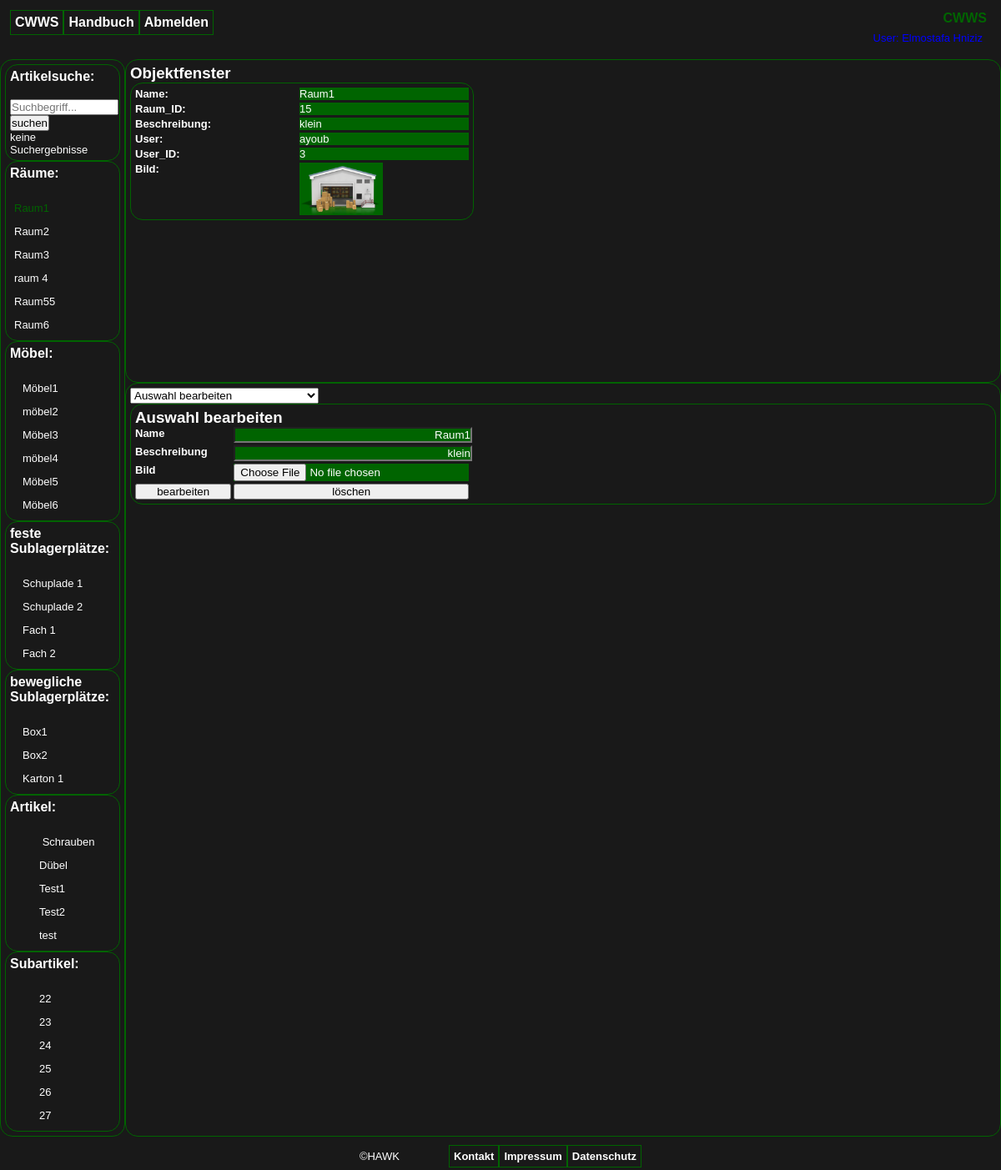
The page /?storageid=0015 (signed in) on the database its author committed.
### tables this page shows
CREATE TABLE `storage_yard` (
  `Storage_id` int(11) NOT NULL,
  `Storage_picture` varchar(255) NOT NULL,
  `User_User_id` int(11) NOT NULL,
  `Format_Format_id` int(11) DEFAULT NULL,
  `Properties_Properties_id` int(11) NOT NULL,
  `Usage_statistics_idUsage_statistics` int(11) DEFAULT NULL
);

CREATE TABLE `properties` (
  `Properties_id` int(11) NOT NULL,
  `Properties_name` varchar(45) NOT NULL,
  `Properties_description` varchar(45) DEFAULT NULL
);

CREATE TABLE `substorage_yard` (
  `Substorage_id` int(11) NOT NULL,
  `Substorage_quantity` int(11) NOT NULL,
  `Substorage_category` varchar(45) NOT NULL,
  `Substorage_yard_picture` varchar(255) DEFAULT NULL,
  `Storage_yard_Storage_id` int(11) NOT NULL,
  `Properties_Properties_id` int(11) NOT NULL,
  `User_User_id` int(11) NOT NULL
);

CREATE TABLE `substorage_yard_fixed` (
  `Substorage_fixed_id` int(11) NOT NULL,
  `Substorage_fixed_category` varchar(45) NOT NULL,
  `Format_Format_id` int(11) NOT NULL,
  `Articel_Articel_id` int(11) DEFAULT NULL,
  `Substorage_yard_Substorage_id` int(11) NOT NULL,
  `Properties_Properties_id` int(11) NOT NULL,
  `Substorage_fixed_picture` varchar(255) NOT NULL,
  `User_User_id` int(11) NOT NULL
);

CREATE TABLE `substorage_yard_mobile` (
  `Substorage_mobile_id` int(11) NOT NULL,
  `Substorage_mobile_cover` varchar(255) DEFAULT NULL,
  `Substorage_yard_mobile_binding` tinyint(1) DEFAULT NULL,
  `Substorage_mobile_category` varchar(45) DEFAULT NULL,
  `Substorage_yard_mobile_Substorage_mobile_id` int(11) DEFAULT NULL,
  `Format_Format_id` int(11) DEFAULT NULL,
  `Articel_Articel_id` int(11) DEFAULT NULL,
  `Substorage_yard_fixed_Substorage_fixed_id` int(11) DEFAULT NULL,
  `Properties_Properties_id` int(11) DEFAULT NULL,
  `Substorage_mobile_picture` varchar(255) DEFAULT NULL,
  `User_User_id` int(11) NOT NULL
);

CREATE TABLE `articel` (
  `Articel_id` int(11) NOT NULL,
  `Articel_expiry` date DEFAULT NULL,
  `Articel_picture` blob DEFAULT NULL,
  `Articel_rotatable` tinyint(1) DEFAULT NULL,
  `Articel_stackable` tinyint(1) DEFAULT NULL,
  `Articel_binding` tinyint(1) DEFAULT NULL,
  `Articel_extracted` tinyint(1) DEFAULT NULL,
  `Articel_time_of_storage` date DEFAULT NULL,
  `Articel_group_Articel_group_id` int(11) DEFAULT NULL,
  `Usage_statistics_idUsage_statistics` int(11) DEFAULT NULL,
  `Properties_Properties_id` int(11) DEFAULT NULL,
  `Format_Format_id` int(11) DEFAULT NULL,
  `aliase` varchar(255) DEFAULT NULL,
  `Substorage_yard_Substorage_mobile_id` int(11) DEFAULT NULL,
  `User_User_id` int(11) NOT NULL
);

CREATE TABLE `subarticel` (
  `Subarticel_id` int(11) NOT NULL,
  `Subarticel_quantity` int(11) DEFAULT NULL,
  `Articel_Articel_id` int(11) NOT NULL
);

CREATE TABLE `user` (
  `User_id` int(11) NOT NULL,
  `User_name` varchar(45) NOT NULL,
  `User_password` varchar(255) NOT NULL,
  `User_email` varchar(45) NOT NULL
);

### PHP/functions.inc.php (called while the page is built, shortened)
<?php
    function getstorages(){
        $sql = "SELECT *, properties.Properties_name as Storage_name, properties.Properties_description as Storage_description  FROM storage_yard, properties WHERE storage_yard.Properties_Properties_id = properties.Properties_id;";
        $Storages = getDatas($sql);
        return $Storages;
    }
    function getsubstorages(){
        $sql = "SELECT *, properties.Properties_name as Substorage_name, properties.Properties_description as Substorage_description  FROM substorage_yard, properties WHERE substorage_yard.Properties_Properties_id = properties.Properties_id;";
        $Substorages = getDatas($sql);
        return $Substorages;
    }
    function getarticles(){
        $sql = "SELECT *, properties.Properties_name as articel_name, properties.Properties_description as articel_description  FROM articel, properties WHERE articel.Properties_Properties_id = properties.Properties_id;";
        $articles = getDatas($sql);
        return $articles;
    }
    function getmobilesubstorages(){
        $sql = "SELECT *, properties.Properties_name as Substorage_mobile_name, properties.Properties_description as Substorage_mobile_description  FROM substorage_yard_mobile, properties WHERE substorage_yard_mobile.Properties_Properties_id = properties.Properties_id;";
        $Storages = getDatas($sql);
        return $Storages;
    }
    function getfixedsubstorages(){
        $sql = "SELECT *, properties.Properties_name as Substorage_fixed_name, properties.Properties_description as Substorage_fixed_description  FROM substorage_yard_fixed, properties WHERE substorage_yard_fixed.Properties_Properties_id = properties.Properties_id;";
        $Storages = getDatas($sql);
        return $Storages;
    }
    function getsubarticles(){
        $sql = "SELECT * FROM subarticel;";
        $subarticles = getDatas($sql);
        return $subarticles;
    }
    function getUserById($id) {
      $sql = "SELECT user.User_name as user_name FROM user WHERE User_id = ${id};";
      $user = getData($sql);
      return $user ? $user->user_name : '';
    }
?>

### PHP/helpers.inc.php (called while the page is built, shortened)
<?php
    $dbName   = 'db_cwws';
    $host     = 'localhost';
    $userName = 'root';
    $password = '';
    try {
     global $dbName, $host, $userName, $password;
       $dsn = "mysql:local=" . $host . "; dbname=" . $dbName;
       $pdo = new PDO($dsn, $userName, $password);
    } catch (PDOException $ex) {
       die('Erreur : ' . $ex->getMessage());
    }
    function getDatas($req, $params = [])
    {
        global $pdo;
        $stmt = $pdo->prepare($req);
        $stmt->execute($params);
        $data = $stmt->fetchAll(PDO::FETCH_OBJ);
        return $data;
    }
    function getData($req, $params = [])
    {
        global $pdo;
        $stmt = $pdo->prepare($req);
        $stmt->execute($params);
        $data = $stmt->fetch(PDO::FETCH_OBJ);
        return $data;
    }

### htmlobjects/explorerwindow.php (the view)
<div id="explorer" class="explorer">
    <div class="mainbox" id="searchbox">
        <h3>Artikelsuche:</h3>
        <br>
        <form action="index.php" method="post">
            <input type="text" name="suchbegriff" placeholder="Suchbegriff...">
            <input type="submit" name="suchen" value="suchen">
        </form>
        <?php
           include_once ROOT.'/PHP/search.inc.php';
        ?>
        <?php if(isset($searchresults)):?>
            <?php foreach($searchresults as $key => $searchresult):?>
                <li><a href="?searchid=<?=str_pad($searchresult->Properties_id, 4, 0, STR_PAD_LEFT)?>"><?= $searchresult->Properties_name ?></a></li>
            <?php endforeach?>
        <?php else: ?>
            <p>keine Suchergebnisse</p>
        <?php endif?>
    </div>
    <div class="mainbox">
        <h3>Räume:</h3>
        <?php $Storages = getstorages();?>
        <?php if(!$Storages):?>
            <br>
            <p>keine Lagerplätze gefunden</p>
        <?php  else:?>
            <br>
            <?php foreach ($Storages as $Storag): ?>
                <li><a href="?storageid=<?=str_pad($Storag->Storage_id, 4, 0, STR_PAD_LEFT)?>"><?= $Storag->Storage_name ?></a></li>
            <?php endforeach;?>
        <?php endif;?>
    </div>
    <div class="mainbox">
        <h3>Möbel:</h3>
        <?php $Substorages = getsubstorages();?>
        <?php if(!$Substorages):?>
            <br>
            <p>keine Sublagerplätze gefunden</p>
        <?php else:?>
            <br>
            <?php foreach ($Substorages as $Substorage):?>
                <li ><span class="tab1"></span><a href="?substorageid=<?=str_pad($Substorage->Substorage_id, 4, 0, STR_PAD_LEFT)?>"><?= $Substorage->Substorage_name?></a></li>
            <?php endforeach;?>
        <?php endif;?>
    </div>
    <div class="mainbox">
        <h3>feste Sublagerplätze:</h3>
        <?php $Substorages = getfixedsubstorages();?>
        <?php if(!$Substorages):?>
            <br>
            <p>keine festen Sublagerplätze gefunden</p>
        <?php else:?>
            <br>
            <?php foreach ($Substorages as $Substorage):?>
                <li ><span class="tab1"></span><a href="?substoragefixedid=<?=str_pad($Substorage->Substorage_fixed_id, 4, 0, STR_PAD_LEFT)?>"><?= $Substorage->Substorage_fixed_name?></a></li>
            <?php endforeach;?>
        <?php endif;?>
    </div>
    <div class="mainbox">
        <h3>bewegliche Sublagerplätze:</h3>
        <?php $Substorages = getmobilesubstorages();?>
        <?php if(!$Substorages):?>
            <br>
            <p>keine beweglichen Sublagerplätze gefunden</p>
        <?php else:?>
            <br>
            <?php foreach ($Substorages as $Substorage):?>
                <li ><span class="tab1"></span><a href="?substoragemobileid=<?=str_pad($Substorage->Substorage_mobile_id, 4, 0, STR_PAD_LEFT)?>"><?= $Substorage->Substorage_mobile_name?></a></li>
            <?php endforeach;?>
        <?php endif;?>
    </div>
    <div class="mainbox">
        <h3>Artikel:</h3>
        <?php $articles = getarticles();?>
        <?php if(!$articles):?>
            <br>
            <p>keine Artikel gefunden!</p>
        <?php else:?>
            <br>
            <?php foreach ($articles as $article): ?>
                <li><span class="tab3"></span><a href="?articleid=<?=str_pad($article->Articel_id, 4, 0, STR_PAD_LEFT)?>"><?= $article->articel_name?></a></li>
            <?php endforeach;?>
        <?php endif;?>
    </div>
    <div class="mainbox">
        <h3>Subartikel:</h3>
        <?php $subarticles = getsubarticles();?>
        <?php if(!$subarticles):?>
            <br>
            <p>keine Subartikel gefunden!</p>
        <?php else:?>
            <br>
            <?php foreach ($subarticles as $subarticle): ?>
                <li><span class="tab3"></span><a href="?subarticleid=<?=str_pad($subarticle->Subarticel_id, 4, 0, STR_PAD_LEFT)?>"><?= $subarticle->Subarticel_id?></a></li>
            <?php endforeach;?>
        <?php endif;?>
    </div>
</div>

### htmlobjects/objectwindow.php (shortened to what this page needs)
<h3>Objektfenster</h3>
<div id="objektfenster" class="mainbox">
    <?php if(isset($_GET['storageid'])):?>
        <?php
            $sql = "SELECT *, properties.Properties_name as Storage_name, properties.Properties_description as Storage_description  FROM storage_yard, properties WHERE storage_yard.Properties_Properties_id = properties.Properties_id and Storage_id = '" . $_GET['storageid'] . "'";
            $object = getData($sql);
        ?>
        <p class="datenheader">Name:</p><p class="datenfeld" id="selectedobject"><?=$object->Storage_name?></p>
        <p class="datenheader">Raum_ID:</p><p class="datenfeld"><?=$object->Storage_id?></p>
        <p class="datenheader">Beschreibung:</p><p class="datenfeld"><?=$object->Storage_description?></p>
        <p class="datenheader">User:</p><p class="datenfeld"><?=getUserById($object->User_User_id)?></p>
        <p class="datenheader">User_ID:</p><p class="datenfeld"><?=$object->User_User_id?></p>
        <p class="datenheader">Bild:</p><img class="datenfeld" src="<?= UPLOADS_ROOT . ($object->Storage_picture ?? 'images/storage.png')?>" alt ="Image not found" onerror="this.onerror=null;this.src='<?= UPLOADS_ROOT ?>images/storage.png';">
    <?php elseif(isset($_GET['subarticleid'])):?>
        <p>subarticel <?= $_GET['subarticleid'] ?> ausgewählt</p>
    <?php endif?>
</div>

### htmlobjects/actionwindow.php (shortened to what this page needs)
<select id="dropdown1" value="bearbeiten">
<option value="bearbeiten">Auswahl bearbeiten</option>
</select>
<div id="bearbeiten" class="actionwindow">
    <div class="mainbox">
        <h3>Auswahl bearbeiten</h3>
        <?php if(isset($_GET['storageid'])): ?>
            <form action="<?= WEBROOT?><?= UV ?>PHP/lagerplatzbearbeiten.inc.php" method="post" enctype="multipart/form-data">
                <label class="datenheader" for="Storage_name">Name</label>
                <input class="datenfeld"  type="text" name="Storage_name" value="<?= $object->Storage_name ?>">
                <label class="datenheader" for="Storage_description">Beschreibung</label>
                <input class="datenfeld" type="text" name="Storage_description" value="<?= $object->Storage_description ?>">
                <label class="datenheader" for="Storage_picture">Bild</label>
                <input class="datenfeld" type="file" name="Storage_picture" value="<?= $object->Storage_picture ?>">
                <button type="submit" name="submit">bearbeiten</button>
                <button type="submit" name="delete">löschen</button>
            </form>
        <?php else:?>
            <p>Kein Objekt ist zur Bearbeitung ausgewählt.</p>
        <?php endif?>
    </div>
</div>
</div>

### rows shown on the page
storage_yard: Properties_Properties.Properties_name "Raum1", Storage_id "15", Properties_Properties.Properties_description "klein", User_User.User_name "ayoub", User_User "3", Storage_picture (picture), Storage_name "Raum1", Storage_description "klein"
storage_yard: Properties_Properties.Properties_name "Raum2"
storage_yard: Properties_Properties.Properties_name "Raum3"
storage_yard: Properties_Properties.Properties_name "raum 4"
storage_yard: Properties_Properties.Properties_name "Raum55"
storage_yard: Properties_Properties.Properties_name "Raum6"
substorage_yard: Properties_Properties.Properties_name "Möbel1"
substorage_yard: Properties_Properties.Properties_name "möbel2"
substorage_yard: Properties_Properties.Properties_name "Möbel3"
substorage_yard: Properties_Properties.Properties_name "möbel4"
substorage_yard: Properties_Properties.Properties_name "Möbel5"
substorage_yard: Properties_Properties.Properties_name "Möbel6"
substorage_yard_fixed: Properties_Properties.Properties_name "Schuplade 1"
substorage_yard_fixed: Properties_Properties.Properties_name "Schuplade 2"
substorage_yard_fixed: Properties_Properties.Properties_name "Fach 1"
substorage_yard_fixed: Properties_Properties.Properties_name "Fach 2"
substorage_yard_mobile: Properties_Properties.Properties_name "Box1"
substorage_yard_mobile: Properties_Properties.Properties_name "Box2"
substorage_yard_mobile: Properties_Properties.Properties_name "Karton 1"
articel: Properties_Properties.Properties_name "Schrauben"
articel: Properties_Properties.Properties_name "Dübel"
articel: Properties_Properties.Properties_name "Test1"
articel: Properties_Properties.Properties_name "Test2"
articel: Properties_Properties.Properties_name "test"
subarticel: Subarticel_id "22"
subarticel: Subarticel_id "23"
subarticel: Subarticel_id "24"
subarticel: Subarticel_id "25"
subarticel: Subarticel_id "26"
subarticel: Subarticel_id "27"
